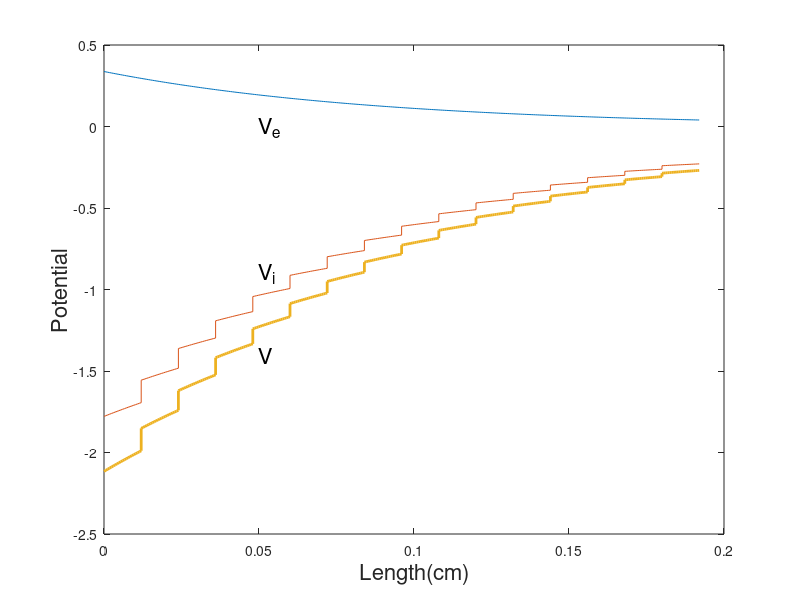

Recreate this plot in MATLAB.
%this  file calculates the potentials in a passive cardiac cable.

%The sawtooth potential
clear all
close all
clc

L = 0.012;
qi = 5.47e-3;
qe = 0.5 *qi;
Q = qi+qe;
sQ = sqrt(Q);
lambda = sQ/L;
lambda_g = 0.09;
mu = exp(-L/lambda_g);


E = exp(sQ);

x = [0:.05:1]*L;

phi = (mu-1/E)*exp(lambda*x) + (mu - E)*exp(-lambda*x);

Pk = 2*qe*(mu-1/E)*(mu-E)/(mu-1);
phi_i = phi*qi+Pk;
phi_e = -phi*qe + Pk;
Vi = [];
Ve = [];
y = [];

sc =1.e3;
for j = 0:15;
    Vi = [Vi,sc*mu^j*phi_i];
    Ve = [Ve,sc*mu^j*phi_e];
    y = [y,j*L+x];
end
plot(y,Ve,y,Vi,y,Vi-Ve,'linewidth',2);

xlabel('Length(cm)', 'fontsize',16)
ylabel('Potential', 'fontsize',16)
text(.05,0,'V_e','fontsize',16)
text(.05,-.9,'V_i','fontsize',16)
text(.05,-1.4,'V','fontsize',16)

test=[y' Vi' Ve'];
save('test.dat','-ascii','test')
